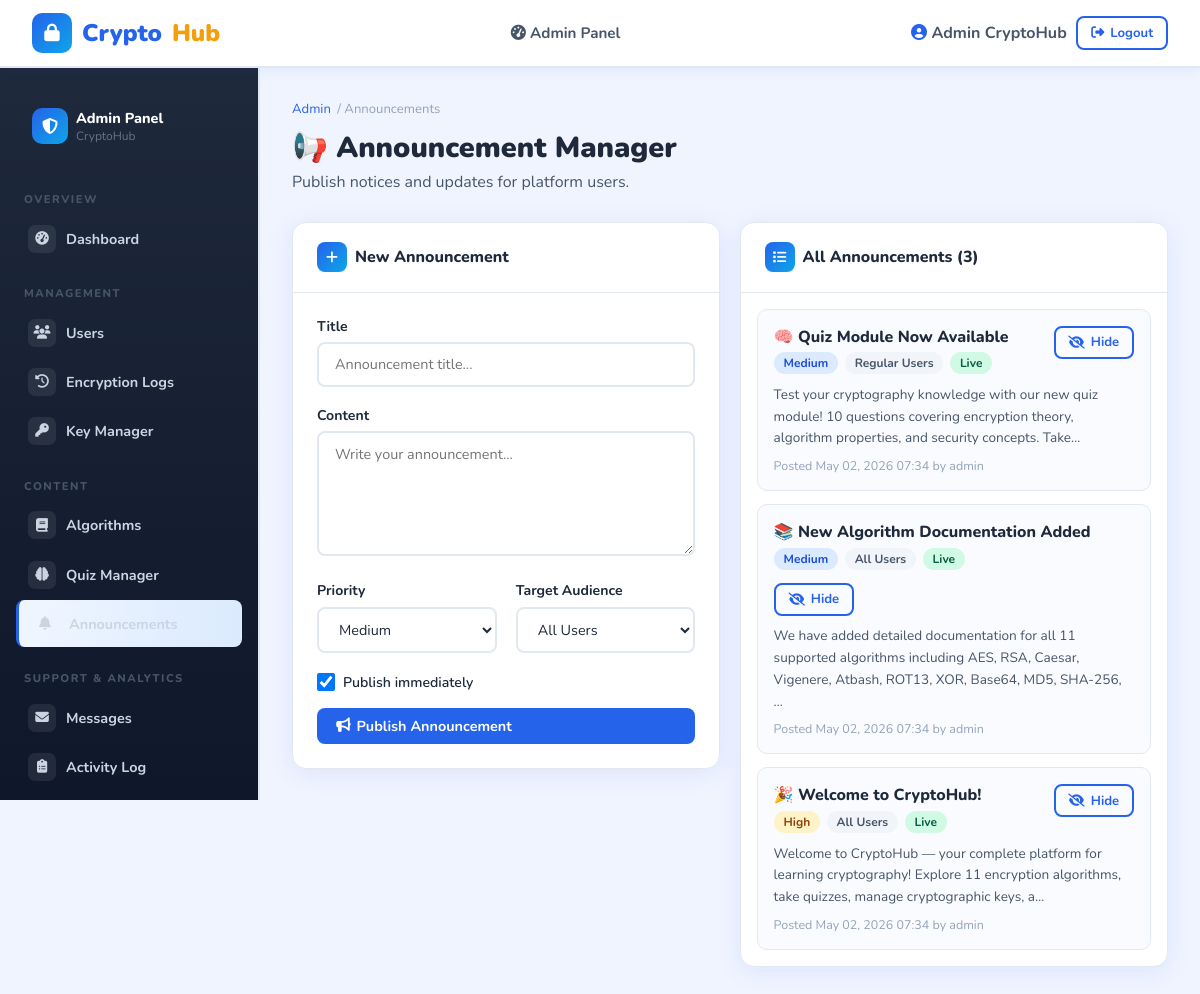
The app's page /admin-panel/announcements/ (signed in) with its own data.
### crypto_app/models.py (models this page shows, shortened)
class Announcement(models.Model):
    PRIORITY_CHOICES = [
        ('LOW', 'Low'),
        ('MEDIUM', 'Medium'),
        ('HIGH', 'High'),
        ('CRITICAL', 'Critical'),
    ]
    title = models.CharField(max_length=200)
    content = models.TextField()
    priority = models.CharField(max_length=10, choices=PRIORITY_CHOICES, default='MEDIUM')
    is_active = models.BooleanField(default=True)
    target_audience = models.CharField(max_length=20, choices=[
        ('ALL', 'All Users'), ('USERS', 'Regular Users'), ('ADMIN', 'Admins Only')
    ], default='ALL')
    created_by = models.ForeignKey(User, on_delete=models.SET_NULL, null=True)
    created_at = models.DateTimeField(default=timezone.now)
    expires_at = models.DateTimeField(null=True, blank=True)
    class Meta:
        ordering = ['-created_at']

### crypto_app/views.py (the view, shortened to what this page needs)
# urls.py: path('admin-panel/announcements/', views.admin_announcements, name='admin_announcements'),
@login_required
@user_passes_test(is_admin)
def admin_announcements(request):
    announcements = Announcement.objects.all()
    return render(request, 'admin_panel/admin_announcements.html', {'announcements': announcements})

### crypto_app/views.py (called while the page is built)
def is_admin(user):
    return user.is_staff or user.is_superuser

### crypto_app/templates/admin_panel/admin_announcements.html (shortened to what this page needs)
{% extends 'admin_panel/admin_base.html' %}
{% block admin_content %}
<div class="fade-in">
    <div class="page-header">
        <div class="breadcrumb"><a href="{% url 'admin_dashboard' %}">Admin</a> / Announcements</div>
        <h1>📢 Announcement Manager</h1>
        <p>Publish notices and updates for platform users.</p>
    </div>
    <div class="grid-2" style="align-items:start;">
        <div class="card">
            <div class="card-header">
                <h3><span class="ch-icon"><i class="fas fa-plus"></i></span> New Announcement</h3>
            </div>
            <div class="card-body">
                <form method="post">
                    <div class="form-group">
                        <label>Title</label>
                        <input type="text" name="title" class="form-control" placeholder="Announcement title..." required>
                    </div>
                    <div class="form-group">
                        <label>Content</label>
                        <textarea name="content" class="form-control" rows="5" placeholder="Write your announcement..." required></textarea>
                    </div>
                    <div class="grid-2">
                        <div class="form-group">
                            <label>Priority</label>
                            <select name="priority" class="form-control">
                                <option value="MEDIUM" selected>Medium</option>
                            </select>
                        </div>
                        <div class="form-group">
                            <label>Target Audience</label>
                            <select name="target_audience" class="form-control">
                                <option value="ALL">All Users</option>
                            </select>
                        </div>
                    </div>
                    <div class="form-check" style="margin-bottom:1rem;">
                        <input type="checkbox" name="is_active" id="is_active" class="form-check-input" checked>
                        <label for="is_active" style="margin-bottom:0;font-weight:600;">Publish immediately</label>
                    </div>
                    <button type="submit" class="btn btn-primary" style="width:100%;">
                        <i class="fas fa-bullhorn"></i> Publish Announcement
                    </button>
                </form>
            </div>
        </div>
        <div class="card">
            <div class="card-header">
                <h3><span class="ch-icon"><i class="fas fa-list"></i></span> All Announcements ({{ announcements.count }})</h3>
            </div>
            {% if announcements %}
            <div style="padding:1rem;display:flex;flex-direction:column;gap:0.8rem;max-height:700px;overflow-y:auto;">
                {% for ann in announcements %}
                <div style="border:1px solid var(--border);border-radius:10px;padding:1rem;background:{% if ann.is_active %}#FAFBFF{% else %}#F8F9FA{% endif %};">
                    <div style="display:flex;align-items:flex-start;justify-content:space-between;gap:0.8rem;flex-wrap:wrap;margin-bottom:0.6rem;">
                        <div>
                            <p style="font-weight:800;">{{ ann.title }}</p>
                            <div style="display:flex;gap:0.4rem;flex-wrap:wrap;margin-top:0.3rem;">
                                <span class="badge-tag {% if ann.priority == 'CRITICAL' %}badge-red{% elif ann.priority == 'HIGH' %}badge-amber{% elif ann.priority == 'MEDIUM' %}badge-blue{% else %}badge-green{% endif %}">
                                    {{ ann.get_priority_display }}
                                </span>
                                <span class="badge-tag badge-gray">{{ ann.get_target_audience_display }}</span>
                                <span class="badge-tag {% if ann.is_active %}badge-green{% else %}badge-red{% endif %}">
                                    {% if ann.is_active %}Live{% else %}Hidden{% endif %}
                                </span>
                            </div>
                        </div>
                        <a href="{% url 'admin_toggle_announcement' ann.id %}"
                           class="btn {% if ann.is_active %}btn-outline{% else %}btn-success{% endif %} btn-sm">
                            <i class="fas fa-{% if ann.is_active %}eye-slash{% else %}eye{% endif %}"></i>
                            {% if ann.is_active %}Hide{% else %}Show{% endif %}
                        </a>
                    </div>
                    <p style="font-size:0.85rem;color:var(--text-mid);line-height:1.6;">{{ ann.content|truncatechars:150 }}</p>
                    <p style="font-size:0.78rem;color:var(--text-light);margin-top:0.5rem;">
                        Posted {{ ann.created_at|date:"M d, Y H:i" }}
                        {% if ann.created_by %}by {{ ann.created_by.username }}{% endif %}
                    </p>
                </div>
                {% endfor %}
            </div>
            {% else %}
            <div class="empty-state" style="padding:3rem;">
                <i class="fas fa-bell-slash"></i>
                <h3>No announcements yet</h3>
                <p>Create your first announcement using the form.</p>
            </div>
            {% endif %}
        </div>
    </div>
</div>
{% endblock %}

### crypto_app/templates/crypto_app/base.html (shortened to what this page needs)
<!DOCTYPE html>
<html lang="en">
<head>
    <link rel="stylesheet" href="https://cdnjs.cloudflare.com/ajax/libs/font-awesome/6.5.0/css/all.min.css">
</head>
<body>
<header class="topnav">
    <a href="{% url 'home' %}" class="brand">
        <div class="logo-icon"><i class="fas fa-lock"></i></div>
        Crypto<span class="sub">Hub</span>
    </a>
    {% if user.is_authenticated %}
    <nav>
        {% if user.is_staff %}
        <a href="{% url 'admin_dashboard' %}"><i class="fas fa-tachometer-alt"></i> Admin Panel</a>
        {% else %}
        <a href="{% url 'dashboard' %}"><i class="fas fa-th-large"></i> Dashboard</a>
        <a href="{% url 'encryption_tool' %}"><i class="fas fa-key"></i> Encrypt</a>
        <a href="{% url 'topics' %}"><i class="fas fa-book"></i> Learn</a>
        {% endif %}
    </nav>
    <div class="auth-btns">
        <span style="font-weight:700; color:var(--text-mid);">
            <i class="fas fa-user-circle" style="color:var(--primary)"></i>
            {{ user.get_full_name|default:user.username }}
        </span>
        <a href="{% url 'logout' %}" class="btn btn-outline btn-sm">
            <i class="fas fa-sign-out-alt"></i> Logout
        </a>
    </div>
    {% endif %}
</header>
{% block body %}{% endblock %}
</body>
</html>

### crypto_app/templates/crypto_app/base.html (style rules this page uses)
:root { --primary: #2563EB; --primary-light: #3B82F6; --primary-dark: #1D4ED8; --secondary: #0EA5E9; --accent: #F59E0B; --success: #10B981; --danger: #EF4444; --warning: #F59E0B; --info: #06B6D4; --bg: #F0F4FF; --bg-white: #FFFFFF; --bg-card: #FFFFFF; --text-dark: #1E293B; --text-mid: #475569; --text-light: #94A3B8; --border: #E2E8F0; --shadow: 0 4px 24px rgba(37,99,235,0.10); --shadow-hover: 0 8px 32px rgba(37,99,235,0.18); --radius: 14px; --radius-sm: 8px; --sidebar-w: 260px; --header-h: 68px; --font-main: 'Nunito', sans-serif; --font-mono: 'Space Mono', monospace; }
* { box-sizing: border-box; margin: 0; padding: 0; }
body { font-family: var(--font-main); background: var(--bg); color: var(--text-dark); min-height: 100vh; }
.topnav { background: #fff; border-bottom: 2px solid var(--border); padding: 0 2rem; height: var(--header-h); display: flex; align-items: center; justify-content: space-between; position: sticky; top: 0; z-index: 100; box-shadow: 0 2px 12px rgba(37,99,235,0.07); }
.topnav .brand { display: flex; align-items: center; gap: 10px; text-decoration: none; font-size: 1.5rem; font-weight: 900; color: var(--primary); }
.topnav .brand .logo-icon { width: 40px; height: 40px; background: linear-gradient(135deg, var(--primary), var(--secondary)); border-radius: 10px; display: flex; align-items: center; justify-content: center; color: white; font-size: 1.1rem; }
.topnav .brand span.sub { color: var(--accent); }
.topnav nav { display: flex; align-items: center; gap: 0.3rem; }
.topnav nav a { padding: 0.45rem 1rem; border-radius: var(--radius-sm); text-decoration: none; color: var(--text-mid); font-weight: 700; font-size: 0.95rem; transition: all 0.2s; }
.topnav .auth-btns { display: flex; gap: 0.6rem; align-items: center; }
.btn { display: inline-flex; align-items: center; gap: 6px; padding: 0.5rem 1.2rem; border-radius: var(--radius-sm); font-family: var(--font-main); font-weight: 700; font-size: 0.9rem; border: none; cursor: pointer; text-decoration: none; transition: all 0.2s; }
.btn-primary { background: var(--primary); color: white; }
.btn-outline { background: transparent; color: var(--primary); border: 2px solid var(--primary); }
.btn-sm { padding: 0.35rem 0.8rem; font-size: 0.82rem; }
.page-header { margin-bottom: 1.8rem; }
.page-header h1 { font-size: 1.8rem; font-weight: 900; color: var(--text-dark); }
.page-header p { color: var(--text-mid); margin-top: 0.3rem; }
.breadcrumb { display: flex; align-items: center; gap: 0.4rem; font-size: 0.82rem; color: var(--text-light); margin-bottom: 0.6rem; }
.breadcrumb a { color: var(--primary); text-decoration: none; }
.card { background: var(--bg-card); border-radius: var(--radius); box-shadow: var(--shadow); border: 1px solid var(--border); overflow: hidden; }
.card-header { padding: 1.2rem 1.5rem; border-bottom: 1px solid var(--border); display: flex; align-items: center; justify-content: space-between; }
.card-header h3 { font-size: 1rem; font-weight: 800; color: var(--text-dark); display: flex; align-items: center; gap: 8px; }
.card-header h3 .ch-icon { width: 30px; height: 30px; border-radius: 8px; background: linear-gradient(135deg, var(--primary), var(--secondary)); color: white; display: flex; align-items: center; justify-content: center; font-size: 0.85rem; }
.card-body { padding: 1.5rem; }
.grid-2 { display: grid; grid-template-columns: 1fr 1fr; gap: 1.2rem; }
.badge-tag { display: inline-flex; align-items: center; gap: 4px; padding: 3px 10px; border-radius: 20px; font-size: 0.75rem; font-weight: 700; }
.badge-blue { background: #DBEAFE; color: #1D4ED8; }
.badge-green { background: #D1FAE5; color: #065F46; }
.badge-amber { background: #FEF3C7; color: #92400E; }
.badge-gray { background: #F1F5F9; color: #475569; }
.form-group { margin-bottom: 1.2rem; }
label { display: block; font-weight: 700; font-size: 0.88rem; color: var(--text-dark); margin-bottom: 0.4rem; }
.form-control { width: 100%; padding: 0.65rem 1rem; border: 2px solid var(--border); border-radius: var(--radius-sm); font-family: var(--font-main); font-size: 0.9rem; color: var(--text-dark); background: white; transition: border 0.2s; }
textarea.form-control { resize: vertical; min-height: 100px; }
.form-check { display: flex; align-items: center; gap: 8px; margin-bottom: 0.5rem; }
.form-check-input { width: 18px; height: 18px; cursor: pointer; }
.fade-in { animation: fadeIn 0.35s ease both; }

### records on screen
Announcement: title "🧠 Quiz Module Now Available", priority "Medium", target_audience "Regular Users", is_active "Live", content "Test your cryptography knowledge with our new quiz module! 10 questions covering encryption theory, algorithm properties, and security concepts. Take…", created_at "May 02, 2026 07:34", created_by.username "admin"
Announcement: title "📚 New Algorithm Documentation Added", priority "Medium", target_audience "All Users", is_active "Live", content "We have added detailed documentation for all 11 supported algorithms including AES, RSA, Caesar, Vigenere, Atbash, ROT13, XOR, Base64, MD5, SHA-256, …", created_at "May 02, 2026 07:34", created_by.username "admin"
Announcement: title "🎉 Welcome to CryptoHub!", priority "High", target_audience "All Users", is_active "Live", content "Welcome to CryptoHub — your complete platform for learning cryptography! Explore 11 encryption algorithms, take quizzes, manage cryptographic keys, a…", created_at "May 02, 2026 07:34", created_by.username "admin"

### other values on screen
{{ user.get_full_name|default:user.username }} "Admin CryptoHub"
{{ announcements.count }} "3"
